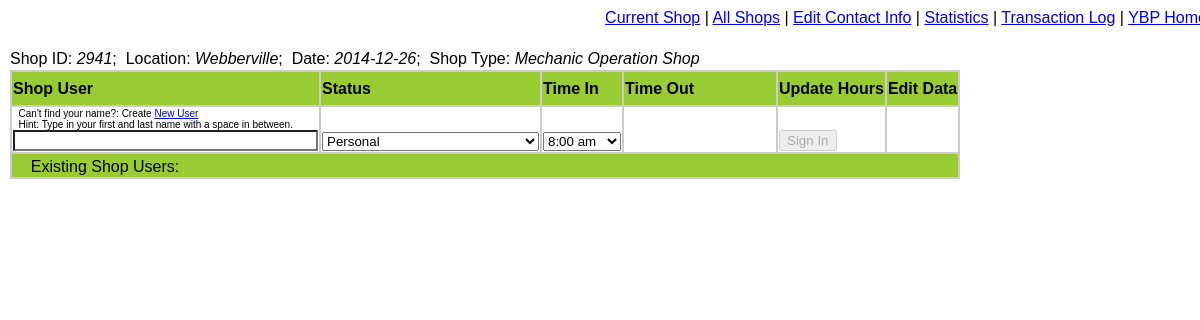
Screenshot of /shop_log.php?shop_id=2941 with the database file from the repository.
### tables this page shows
CREATE TABLE IF NOT EXISTS `shops` (
  `shop_id` int(10) unsigned NOT NULL AUTO_INCREMENT,
  `date` date DEFAULT NULL,
  `shop_location` varchar(45) NOT NULL DEFAULT '',
  `shop_type` varchar(45) NOT NULL DEFAULT '',
  `ip_address` varchar(45) NOT NULL DEFAULT '0',
  PRIMARY KEY (`shop_id`),
  KEY `shop_type` (`shop_type`),
  KEY `shop_location` (`shop_location`)
);

### Connections/database_functions.php (the view, shortened to what this page needs)
<?php
require_once('Connections/YBDB.php');
function generate_list($querySQL,$list_value,$list_text, $form_name, $default_value)
{
	global $database_YBDB, $YBDB;
	$recordset = mysql_query($querySQL, $YBDB) or die(mysql_error());
	$row_recordset = mysql_fetch_assoc($recordset);
	$default_delimiter = '';
	if($form_name <> "none"){echo "<select name=\"$form_name\">";}
	do {
		if( $default_value == $row_recordset[$list_value]){
			$default_delimiter = 'selected="selected"';
		} else { $default_delimiter = '';}
		echo '<option value="' . $row_recordset[$list_value] . '"' . $default_delimiter .'>' . $row_recordset[$list_text] . '</option>\n';
		} while ($row_recordset = mysql_fetch_assoc($recordset));
	if($form_name <> "none"){echo "</select>";}
}
function list_shop_user_roles($form_name = "none", $default_value = ""){
	$querySQL = "SELECT shop_user_role_id FROM shop_user_roles ORDER BY shop_user_role_id;";
	$list_value = "shop_user_role_id";
	$list_text = "shop_user_role_id";
	generate_list($querySQL,$list_value,$list_text,$form_name, $default_value);
}
function local_datetime(){
	$hours_offset = 2;
	$min_offset = 0;
	return time() + ($hours_offset * 60 * 60 + $min_offset * 60);
}
function current_date(){
	return date("Y-m-d",local_datetime());
}
function list_15min($start_time, $start_offset_min, $form_name, $hours, $display_elapsed_hours, $default_value){
	list($date, $time) = split('[ ]', $start_time);
	list($Y, $m, $d) = split('[-]', $date);
	list($H, $i, $s) = split('[:]', $time);
	$min_inc = 15 - intval($i) % 15;
	$start_tim15 = mktime($H, $i, 0, $m,$d,$Y) + $min_inc * 60 + $start_offset_min*60 ;
	echo "<select name=\"$form_name\">";
	for ($j = 0; $j <= $hours*4; $j++) {
		$list_time_15 = $start_tim15 + $j*15*60;
		if ($display_elapsed_hours == 1) {
			$elapsed_hours = " &nbsp;&nbsp;[" . date("G:i",mktime(0, 0, 0, 1,1,2000) + ($j+1)*15*60). " hrs]";
		} else {
			$elapsed_hours = "";
		}
		$list_time_15_return = date("Y-m-d H:i:s", $list_time_15);
		$list_time_15_display = date("g:i a", $list_time_15). $elapsed_hours;
   		echo "<option value=\"". $list_time_15_return ."\">" . $list_time_15_display . "</option>";
	}
	echo "</select>";
}
function list_time($time_list_start, $time, $form_name = "none", $start_offset_min = 0 , $display_elapsed_hours = 0, $default_value = "none", $hours_listed = 8, $et = ""){
	if($time == "0000-00-00 00:00:00" || $default_value <> "none"){
		echo list_15min($time_list_start,$start_offset_min, $form_name, $hours_listed, $display_elapsed_hours, $default_value );
	} else {
		echo date_to_time($time) . "&nbsp;&nbsp;[{$et} hrs]";
	}
}
?>

### shop_log.php (shortened to what this page needs)
<?php
require_once('Connections/YBDB.php');
require_once('Connections/database_functions.php');
$page_edit_contact = PAGE_EDIT_CONTACT;
if($_GET['shop_id']>0){
	$shop_id = $_GET['shop_id'];
}
if($_GET['visit_id']>0){
	$visit_id = $_GET['visit_id'];
} else {
	$visit_id =-1;}
$query_Recordset1 = "SELECT shop_hours.shop_visit_id, shop_hours.contact_id, shop_hours.shop_user_role, shop_hours.project_id, shop_hours.time_in, shop_hours.time_out, TIME_FORMAT(TIMEDIFF(time_out, time_in),'%k:%i') as et, shop_hours.comment, CONCAT(contacts.last_name, ', ', contacts.first_name, ' ',contacts.middle_initial) AS full_name, contacts.first_name FROM shop_hours
LEFT JOIN shop_user_roles ON shop_hours.shop_user_role=shop_user_roles.shop_user_role_id
LEFT JOIN contacts ON shop_hours.contact_id=contacts.contact_id
WHERE shop_hours.shop_id = $shop_id ORDER BY hours_rank, time_in DESC;";
$Recordset1 = mysql_query($query_Recordset1, $YBDB) or die(mysql_error());
$totalRows_Recordset1 = mysql_num_rows($Recordset1);
$query_Recordset2 = "SELECT *, IF(date <> curdate() AND shop_type = 'Mechanic Operation Shop',0,1) as CanEdit FROM shops WHERE shop_id = $shop_id;";
$Recordset2 = mysql_query($query_Recordset2, $YBDB) or die(mysql_error());
$row_Recordset2 = mysql_fetch_assoc($Recordset2);
$shop_date = $row_Recordset2['date'];
$shop_location = $row_Recordset2['shop_location'];
$shop_type = $row_Recordset2['shop_type'];
$query_Recordset3 = "SELECT MIN(time_in) as shop_start FROM shop_hours WHERE shop_id = $shop_id;";
$Recordset3 = mysql_query($query_Recordset3, $YBDB) or die(mysql_error());
$row_Recordset3 = mysql_fetch_assoc($Recordset3);
$shop_start_time = $row_Recordset3['shop_start'];
$editFormAction = $_SERVER['PHP_SELF'] . "?shop_id=$shop_id&visit_id=$visit_id&welcome=yes";
?>
<link type="text/css" rel="stylesheet" media="all" href="/test1/js/examples.css">
<table   border="0" cellpadding="1" cellspacing="0">
  <tr>
    <td align="left" valign="bottom"><?php echo $error_message;?>
      Shop ID: <span class="yb_standarditalics"><?php echo $shop_id;?></span>; &nbsp;Location: <span class="yb_standarditalics"><?php echo $shop_location;?></span>; &nbsp;Date: <span class="yb_standarditalics"><?php echo $shop_date;?></span>; &nbsp;Shop Type: <span class="yb_standarditalics"><?php echo $shop_type;?></span>		</td>
    </tr>
  <tr>
    <td>
      <table   border="1" cellpadding="1" cellspacing="0" bordercolor="#CCCCCC">
        <tr bordercolor="#CCCCCC" bgcolor="#99CC33">
          <td width="100" height="35"><strong>Shop User </strong></td>
		  <td height="35" bgcolor="#99CC33"><strong>Status</strong></td>
		  <td width="70" height="35"><strong>Time In </strong></td>
		  <td width="70" height="35"><strong>Time Out </strong></td>
		  <td height="35"><strong>Update Hours </strong></td>
		  <td height="35"><strong>Edit Data </strong></td>
	    </tr>
        <form method="post" name="form_new" action="<?php echo $editFormAction; ?>">
          <tr bordercolor="#CCCCCC">
            <td height="40" valign="bottom">
              <span class="yb_standard_small">&nbsp;&nbsp;Can't find your name?: Create <a href="<?php echo $page_edit_contact; ?>?contact_id=new_contact&shop_id=<?php echo $shop_id?>">New User</a><br>&nbsp;&nbsp;Hint: Type in your first and last name with a space in between.</span>
<div class="searchBox example example-films">
<input size=35 autocomplete="off" autofocus="autofocus" class="typeahead form-control" id="location" name="zp" tabindex="1" type="search" role="textbox" aria-autocomplete="list" aria-haspopup="true">
</div>
</td>
		  <td valign="bottom"><strong>
		    <?php list_shop_user_roles('user_role','Personal'); ?>
		    </strong></td>
		  <td valign="bottom"><strong>
		    <?php if($totalRows_Recordset1 <> 0){
									list_time($shop_start_time,'0000-00-00 00:00:00','time_in',-60,0,'none',16);
									} else {
									list_time("{$shop_date} 08:00:00",'0000-00-00 00:00:00','time_in',-15, 0, 'none',16);
									}
									?>
		    </strong></td>
		  <td valign="bottom"><img src="150_10.jpg" width="150" height="10" /></td>
		  <td valign="bottom"><input name="Submit" type="submit" disabled id="add_button" value="Sign In" /></td>
		  <td valign="bottom">&nbsp;</td>
	    </tr>
          </form>
	  <tr valign="bottom" bordercolor="#CCCCCC" bgcolor="#99CC33">
	    <td height="25" colspan="6" bgcolor="#99CC33">&nbsp;&nbsp;&nbsp;&nbsp;Existing Shop Users:</td>
	      </tr>
        </table>  </tr>
  <tr>
    <td height="40" valign="bottom"></td>
    </tr>
</table>
<p>&nbsp;</p>

### css_yb_standard.css (style rules this page uses)
.yb_standard { font-family: Arial, Helvetica, sans-serif; color: #000000; background-color: #FFFFFF; }
.yb_standarditalics { color: #000000; background-color: #FFFFFF; font-style: italic; }
.yb_standard_small { color: #000000; background-color: #FFFFFF; font-size: 10px; }

### rows the page displays
shops: shop_location "Webberville", date "2014-12-26", shop_type "Mechanic Operation Shop"

### other values shown
$shop_id "2941"
form field user_role "Personal"
form field time_in "8:00 am"
